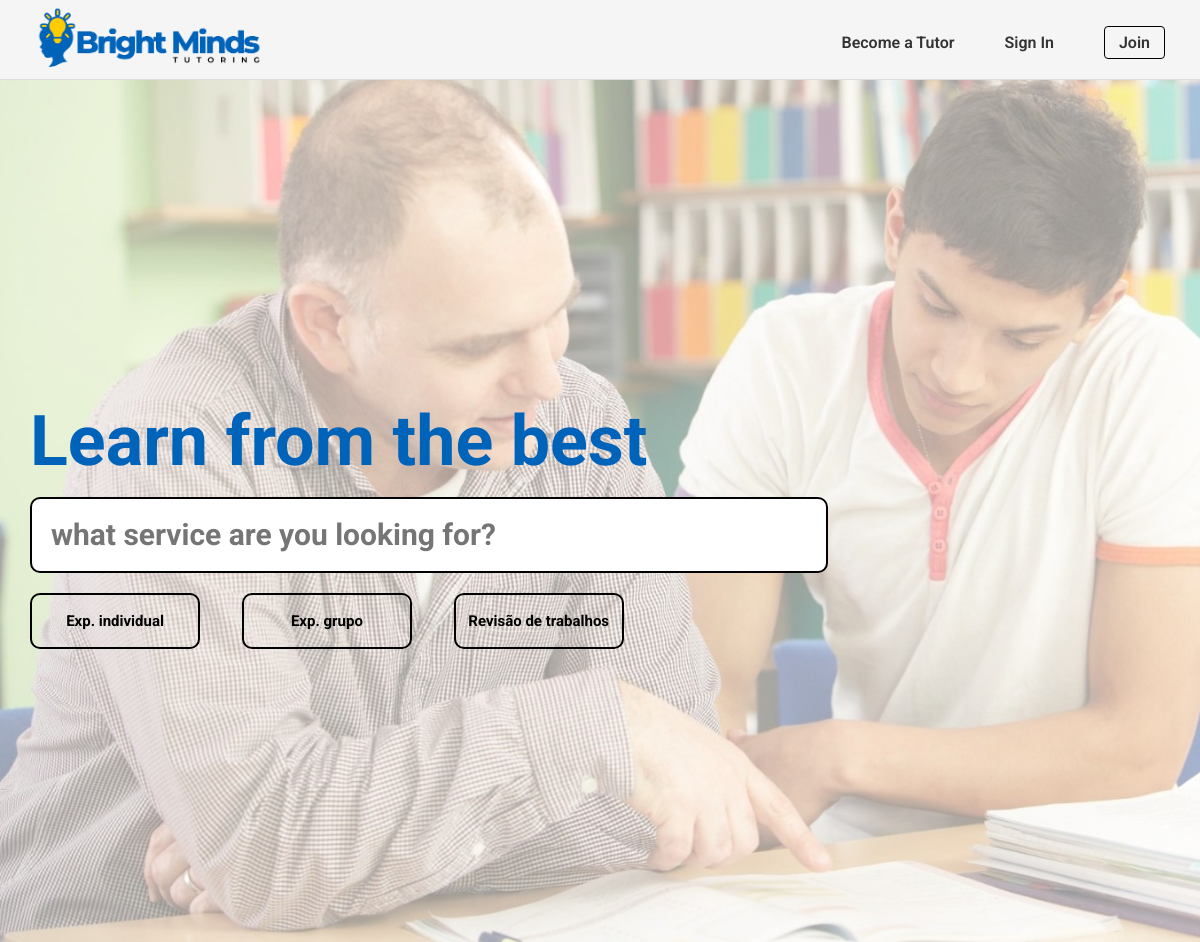
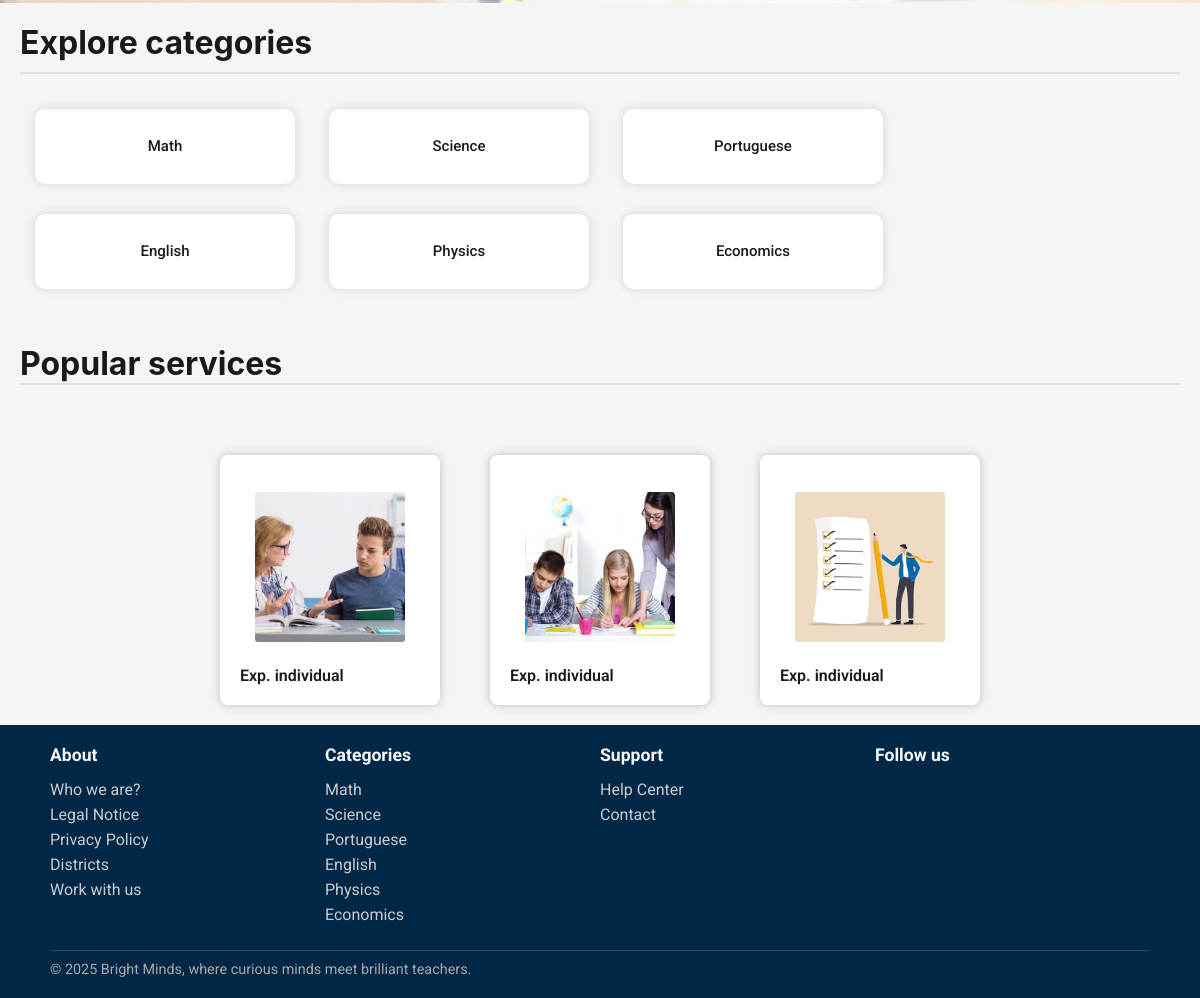
The page /pages/index.php on the database its author committed (2 pictures, top to bottom).
### tables this page shows
CREATE TABLE Category(
    category_name TEXT PRIMARY KEY
);

### pages/index.php (called while the page is built)
<?php
    require_once(__DIR__. '/../templates/common.tpl.php');
    require_once(__DIR__.'/../database/connection.db.php');
    require_once(__DIR__.'/../database/categories.php');
    $session = new Session();
    $db = getDatabaseConnection();
    $categories  = getAllCategories($db);
    drawHeader($session);
    drawMainPage($session,$categories);
    drawFooter($categories);
?>

### utils/session.php (called while the page is built, shortened)
<?php
  class Session {
    public function isLoggedIn() : bool {
      return isset($_SESSION['id']);
    }
  }
?>

### database/categories.php (called while the page is built, shortened)
<?php
  function getAllCategories(PDO $db) {
    $stmt = $db->prepare('SELECT category_name
                          FROM Category');
    $stmt->execute();
    return $stmt->fetchAll();
  }
?>

### templates/common.tpl.php (the view, shortened to what this page needs)
<?php
    require_once(__DIR__. '/../utils/session.php');
?>
<?php function drawHeader(Session $session){ ?>
    <!DOCTYPE html>
    <html>
        <head>
            <link rel="stylesheet" href="../css/style.css">
            <link rel="stylesheet" href="../css/profile.css">
            <link rel="stylesheet" href="../css/services.css">
            <link rel="stylesheet" href="../css/service_detail.css">
            <link rel="stylesheet" href="../css/admin.css">
        </head>
        <body>
            <header>
                <nav>
                    <a href="../pages/index.php"><img id="logo" src="../docs/BrightMinds_logo.png" alt="BrightMinds Logo"></a>
                    <?php
                        if($session->isLoggedIn()) drawUserNav($session);
                        else drawVisitorNav();
                    ?>
                </nav>
            </header>
            <main>
<?php } ?>
<?php function drawVisitorNav() { ?>
    <ul class="visitor-nav-links">
        <li><a href="../pages/sign_up.php">Become a Tutor</a></li>
        <li><a href="../pages/login.php">Sign In</a></li>
        <li><a href="../pages/sign_up.php" class="join-btn">Join</a></li>
    </ul>
<?php } ?>
<?php function drawMainPage(Session $session, array $categories){ ?>
        <section class="search-services">
            <h2>Learn from the best</h2>
            <form>
                <input class= "search-bar" type="search" placeholder="what service are you looking for?">
            </form>
            <form class="main-services">
                <button>
                    Exp. individual
                </button>
                <button>
                    Exp. grupo
                </button>
                <button>
                    Revisão de trabalhos
                </button>
            </form>
        </section>
        <section class = "product">
            <section class="categories">
                <h2>Explore categories</h2>
                <?php foreach($categories as $category){ ?>
                    <a href="../pages/services_list.php?category=<?=$category['category_name']?>">
                        <button type = "button"> <?=$category['category_name']?> </button>
                    </a>
                <?php } ?>
            </section>
            <section class="services">
                <h2>Popular services</h2>
                <button>
                    <img src="../docs/exp-ind.jpg" alt="Explicação individual">
                    <span>Exp. individual</span>
                </button>
                <button>
                    <img src="../docs/exp-grp.jpg" alt="Explicação grupo">
                    <span>Exp. individual</span>
                </button>
                <button>
                    <img src="../docs/rev-trabalho.jpg" alt="Revisão de trabalho">
                    <span>Exp. individual</span>
                </button>
            </section>
        </section>
<?php } ?>
<?php function drawFooter(array $categories){ ?>
            </main>
            <footer>
                <div class="footer-content">
                    <section class="footer-column">
                        <h3>About</h3>
                        <ul>
                            <li><a href="">Who we are?</a></li>
                            <li><a href="">Legal Notice</a></li>
                            <li><a href="">Privacy Policy</a></li>
                            <li><a href="">Districts</a></li>
                            <li><a href="">Work with us</a></li>
                        </ul>
                    </section>
                    <section class="footer-column">
                        <h3>Categories</h3>
                        <ul>
                            <?php foreach($categories as $category){ ?>
                                <li>
                                    <a href=""><?=$category['category_name']?>
                                    </a>
                                </li>
                            <?php } ?>
                        </ul>
                    </section>
                    <section class="footer-column">
                        <h3>Support</h3>
                        <ul>
                            <li><a href="#">Help Center</a></li>
                            <li><a href="#">Contact</a></li>
                        </ul>
                    </section>
                    <section class="footer-column">
                        <h3>Follow us</h3>
                    </section>
                    <div class="footer-bottom">
                        <hr>
                        <p>© 2025 Bright Minds, where curious minds meet brilliant teachers.</p>
                    </div>
                </div>
            </footer>
        </body>
    </html>
<?php } ?>

### css/style.css (style rules this page uses)
* { font-family: "Roboto"; margin:0; padding:0; box-sizing: border-box; }
header { font-family: "Roboto"; font-style: normal; background-color: whitesmoke; border-bottom: 1px solid #ddd; height: 80px; width: 100%; position: fixed; top:0; left:0; }
nav { display: flex; align-items: center; justify-content: space-between; padding: 5px 35px; }
.visitor-nav-links { list-style: none; display: flex; align-items: center; gap: 50px; }
#logo { height:70px; width: auto; }
a { text-decoration:none; }
.visitor-nav-links li a, .user-nav a { color: #333; font-weight: 600; font-size: 16px; }
.join-btn { padding: 6px 14px; border: 1px solid #000; border-radius: 4px; background-color: transparent; font-weight: bold; cursor: pointer; }
.search-services { background-image: url('../docs/Background-navbar2.jpg'); height: 25cm; width: 100%; background-repeat: no-repeat; background-size: cover; margin: 0; padding: 400px 30px; }
.search-services h2 { font-size: 70px; color: #0063ba; padding-bottom: 15px; }
.search-bar { width: 70%; height: 2cm; font-size: 30px; border: 2px solid black; border-radius: 10px ; padding: 5mm; font-weight: bold; }
.main-services { padding-top: 20px; }
.main-services > * { width: 45mm; height: 15mm; border: 2px solid black; border-radius: 10px; background-color: transparent ; margin-right: 1cm; font-size: 15px; font-weight: bold; }
.product { background-color: whitesmoke; }
.categories { padding: 20px 20px; }
.categories h2 { text-align: left; font-family: 'Inter', serif; font-size: 32px; margin-bottom: 20px; color: #1a1a1a; border-bottom: 2px solid #e0e0e0; padding-bottom: 10px; }
.categories button { text-align: center; width: 260px; height:75px; padding: 18px 25px; margin: 15px; font-size: 15px; background-color: #ffffff; color: #1a1a1a; border: rgb(213, 206, 206); border-radius: 10px; font-weight: 500; box-shadow: 0px 0px 10px rgb(212, 211, 211); cursor: pointer; }
.services { display: flex; flex-wrap: wrap; justify-content: center; gap: 50px; padding: 20px 20px; font-family: 'Inter', sans-serif; }
.services h2 { width: 100%; text-align:left; font-family: 'Inter', serif; font-size: 32px; color: #1a1a1a; margin-bottom: 20px; border-bottom: 2px solid #e0e0e0; }
.services button { width: 220px; height: 250px; background-color: #ffffff; border: rgb(213, 206, 206); border-radius: 8px; padding: 20px; text-align: center; display: flex; flex-direction: column; justify-content: space-between; box-shadow: 0px 0px 10px rgb(189, 187, 187); cursor: pointer; }
.services button img { width: 150px; height: 150px; object-fit: cover; border-radius: 3px; margin: auto; }
.services button span { margin-top: 6px; font-weight: 600; color: #1a1a1a; font-size: 16px; }
footer { font-family: "Roboto", sans-serif; background-color: #012747; color: #fff; padding: 20px 50px; }
.footer-content { display:grid; grid-template-columns: repeat(4, 1fr); grid-template-rows: auto auto; row-gap: 20px; }
.footer-bottom { grid-column: 1 / -1; }
.footer-column h3 { font-size: 1.1rem; margin-bottom: 15px; color: #f5f5f5; }
.footer-column ul { list-style: none; }
.footer-column ul li { margin-bottom: 6px; }
.footer-column ul li a { text-decoration: none; color: #ccc; }
.footer-bottom { text-align: start; font-size: 0.9rem; color: #aaa; }
.footer-bottom hr { border: none; border-top: 1px solid #444; margin-bottom: 10px; }

### css/profile.css (style rules this page uses)
* { font-family: "Roboto"; margin:0; padding:0; box-sizing: border-box; }

### rows shown on the page
category: category_name "Math"
category: category_name "Science"
category: category_name "Portuguese"
category: category_name "English"
category: category_name "Physics"
category: category_name "Economics"
